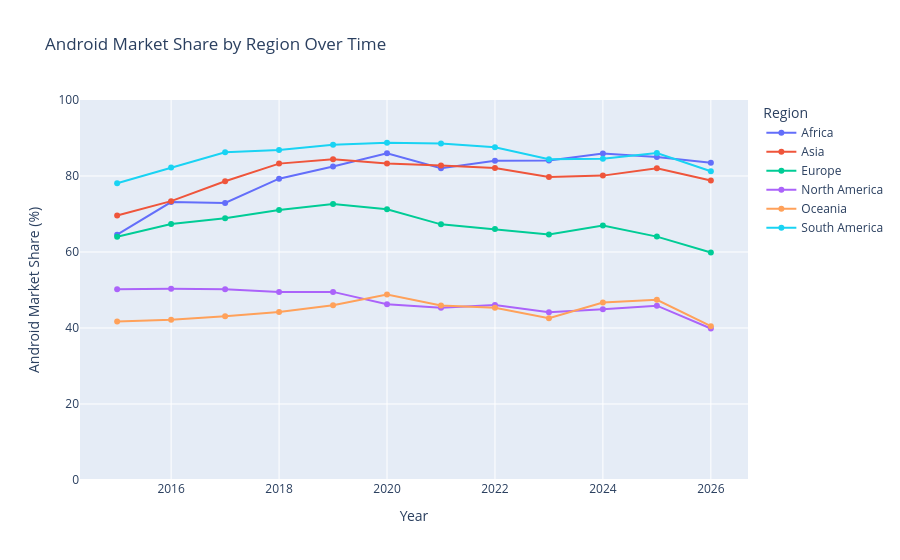

The notebook cell saved with this chart:
### Markdown cell above
## Visualization 2: Regional Android Market Share

### Code cell
fig = px.line(
    yearly_region[yearly_region["Region"] != "Worldwide"],
    x="Year",
    y="Android",
    color="Region",
    markers=True,
    title="Android Market Share by Region Over Time",
    labels={
        "Year": "Year",
        "Android": "Android Market Share (%)",
        "Region": "Region"
    }
)

fig.update_layout(
    height=550,
    yaxis_range=[0, 100]
)

fig.show()

### Figure 1 — Plotly figure (JSON) as saved in the notebook; plotly's stock layout.template omitted (floating-point values rounded to 4 significant figures)
{"data": [{"hovertemplate": "Region=Africa<br>Year=%{x}<br>Android Market Share (%)=%{y}<extra></extra>", "legendgroup": "Africa", "line": {"color": "#636efa", "dash": "solid"}, "marker": {"symbol": "circle"}, "mode": "lines+markers", "name": "Africa", "orientation": "v", "showlegend": true, "type": "scatter", "x": [2015, 2016, 2017, 2018, 2019, 2020, 2021, 2022, 2023, 2024, 2025, 2026], "xaxis": "x", "y": [64.54, 73.14, 72.91, 79.29, 82.49, 85.96, 82.07, 84.0, 84.05, 85.92, 85.02, 83.48], "yaxis": "y"}, {"hovertemplate": "Region=Asia<br>Year=%{x}<br>Android Market Share (%)=%{y}<extra></extra>", "legendgroup": "Asia", "line": {"color": "#EF553B", "dash": "solid"}, "marker": {"symbol": "circle"}, "mode": "lines+markers", "name": "Asia", "orientation": "v", "showlegend": true, "type": "scatter", "x": [2015, 2016, 2017, 2018, 2019, 2020, 2021, 2022, 2023, 2024, 2025, 2026], "xaxis": "x", "y": [69.61, 73.38, 78.62, 83.26, 84.41, 83.26, 82.78, 82.11, 79.76, 80.1, 82.05, 78.8], "yaxis": "y"}, {"hovertemplate": "Region=Europe<br>Year=%{x}<br>Android Market Share (%)=%{y}<extra></extra>", "legendgroup": "Europe", "line": {"color": "#00cc96", "dash": "solid"}, "marker": {"symbol": "circle"}, "mode": "lines+markers", "name": "Europe", "orientation": "v", "showlegend": true, "type": "scatter", "x": [2015, 2016, 2017, 2018, 2019, 2020, 2021, 2022, 2023, 2024, 2025, 2026], "xaxis": "x", "y": [64.01, 67.34, 68.91, 71.03, 72.63, 71.26, 67.28, 66.03, 64.6, 66.99, 64.05, 59.85], "yaxis": "y"}, {"hovertemplate": "Region=North America<br>Year=%{x}<br>Android Market Share (%)=%{y}<extra></extra>", "legendgroup": "North America", "line": {"color": "#ab63fa", "dash": "solid"}, "marker": {"symbol": "circle"}, "mode": "lines+markers", "name": "North America", "orientation": "v", "showlegend": true, "type": "scatter", "x": [2015, 2016, 2017, 2018, 2019, 2020, 2021, 2022, 2023, 2024, 2025, 2026], "xaxis": "x", "y": [50.21, 50.32, 50.19, 49.47, 49.5, 46.25, 45.33, 46.05, 44.15, 44.91, 45.88, 39.88], "yaxis": "y"}, {"hovertemplate": "Region=Oceania<br>Year=%{x}<br>Android Market Share (%)=%{y}<extra></extra>", "legendgroup": "Oceania", "line": {"color": "#FFA15A", "dash": "solid"}, "marker": {"symbol": "circle"}, "mode": "lines+markers", "name": "Oceania", "orientation": "v", "showlegend": true, "type": "scatter", "x": [2015, 2016, 2017, 2018, 2019, 2020, 2021, 2022, 2023, 2024, 2025, 2026], "xaxis": "x", "y": [41.7, 42.2, 43.09, 44.2, 45.96, 48.84, 45.93, 45.33, 42.55, 46.72, 47.42, 40.47], "yaxis": "y"}, {"hovertemplate": "Region=South America<br>Year=%{x}<br>Android Market Share (%)=%{y}<extra></extra>", "legendgroup": "South America", "line": {"color": "#19d3f3", "dash": "solid"}, "marker": {"symbol": "circle"}, "mode": "lines+markers", "name": "South America", "orientation": "v", "showlegend": true, "type": "scatter", "x": [2015, 2016, 2017, 2018, 2019, 2020, 2021, 2022, 2023, 2024, 2025, 2026], "xaxis": "x", "y": [78.11, 82.25, 86.24, 86.84, 88.2, 88.74, 88.58, 87.57, 84.43, 84.55, 86.04, 81.25], "yaxis": "y"}], "layout": {"autosize": true, "legend": {"title": {"text": "Region"}, "tracegroupgap": 0}, "title": {"text": "Android Market Share by Region Over Time"}, "xaxis": {"anchor": "y", "autorange": true, "domain": [0, 1], "range": [2014.0, 2027.0], "title": {"text": "Year"}, "type": "linear"}, "yaxis": {"anchor": "x", "domain": [0, 1], "range": [0, 100], "title": {"text": "Android Market Share (%)"}, "type": "linear"}}}
